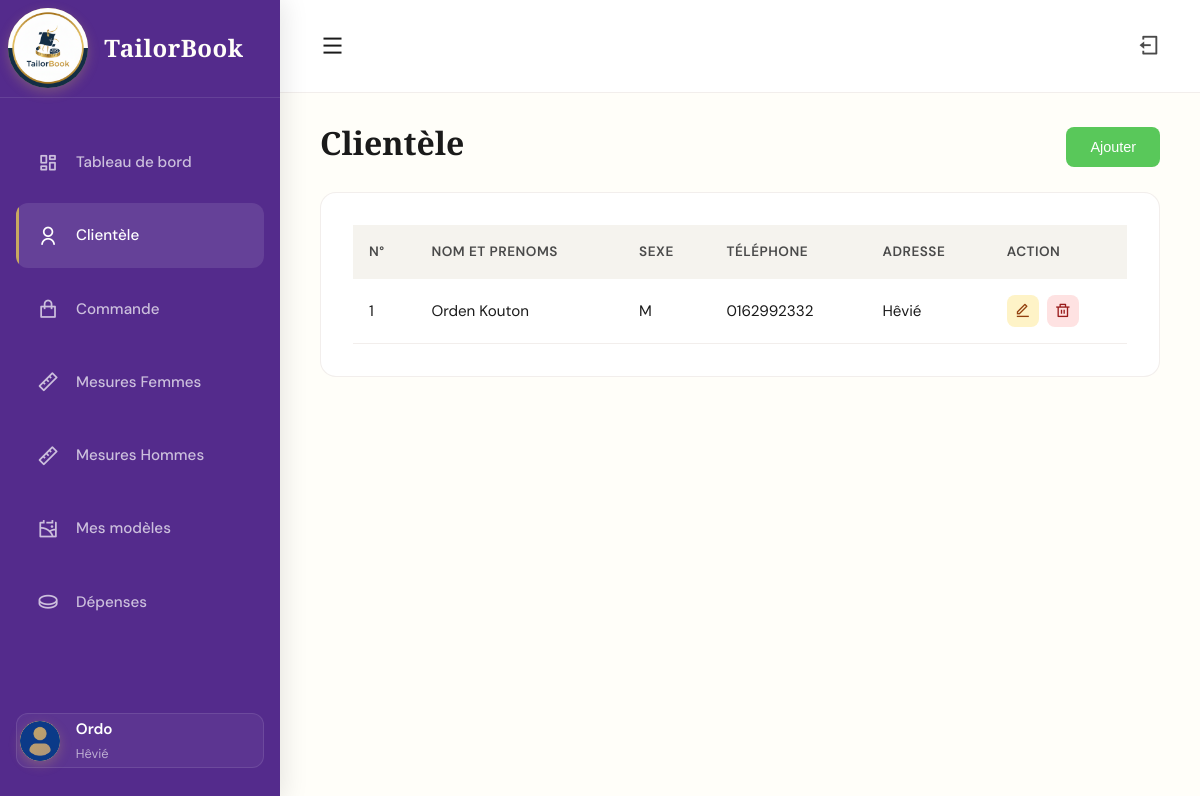
The app's page /clients/ (signed in) with its own data.
### accounts/models.py (models this page shows, shortened)
class CustomUser(AbstractUser):
    username = models.CharField(max_length=150, unique=True)
    email = models.EmailField(blank=True, null=True)
    is_email_verified = models.BooleanField(default=False)
    verification_code = models.CharField(max_length=6, blank=True, null=True)
    objects = CustomUserManager()
    USERNAME_FIELD = 'username'
    REQUIRED_FIELDS = []

class Profile(models.Model):
    user = models.OneToOneField(CustomUser, on_delete=models.CASCADE)
    nom_atelier = models.CharField(max_length=150)
    contact = models.CharField(max_length=20)
    adresse = models.CharField(max_length=100)

### clients/models.py (models this page shows, shortened)
class Client(models.Model):
    SEXE_CHOICES = (
        ('M', 'Masculin'),
        ('F', 'Féminin'),
    )
    atelier = models.ForeignKey(
        settings.AUTH_USER_MODEL,
        on_delete=models.CASCADE,
        related_name="clients"
    )
    nom_prenom = models.CharField(max_length=100)
    sexe = models.CharField(max_length=1, choices=SEXE_CHOICES)
    telephone = models.CharField(max_length=20)
    adresse = models.TextField(blank=True)
    date_creation = models.DateTimeField(auto_now_add=True)

### clients/views.py (the view)
# urls.py: path("", views.client, name="client"),
@login_required
def client(request):
    form = ClientForm(user=request.user)
    client = Client.objects.filter(atelier=request.user).order_by('-id')
    paginator = Paginator(client, 10)
    page = request.GET.get('page')
    try:
        clients = paginator.page(page)
    except PageNotAnInteger:
        clients = paginator.page(1)
    except EmptyPage:
        clients = paginator.page(paginator.num_pages)
    return render(request, 'client.html', {
        "form": form,
        'client': clients
    })

### clients/templates/client.html (shortened to what this page needs)
{% extends "base.html" %}
{% block content %}
    <div class="page-content" style="animation: fadeInUp 0.6s ease;">
        <div style="display: flex; justify-content: space-between; align-items: center; margin-bottom: 1rem; margin-top: -1rem;">
            <div>
                <h2 style="font-family: 'Cormorant Garamond', serif; font-size: 2rem; margin-bottom: 0.5rem;">Clientèle</h2>
            </div>
            <button class="card-action" style="padding: 0.75rem 1.5rem; background-color: #59c85a; color: white;" onclick="openModalAddClient()">
                Ajouter
            </button>
        </div>
        <div class="card">
            <div class="table-container">
                <table>
                    <thead>
                        <tr>
                            <th>N°</th>
                            <th>Nom et Prenoms</th>
                            <th>Sexe</th>
                            <th>Téléphone</th>
                            <th>Adresse</th>
                            <th>Action</th>
                        </tr>
                    </thead>
                    <tbody>
                        {% for c in client %}
                            <tr>
                                <td>{{ forloop.counter }}</td>
                                <td>{{ c.nom_prenom }}</td>
                                <td>{{ c.sexe }}</td>
                                <td>{{ c.telephone }}</td>
                                <td>{{ c.adresse }}</td>
                                <td>
                                    <div class="action-buttons">
                                        <button
                                            class="action-btn btn-edit"
                                            title="Modifier"
                                            onclick="openModalEditClient(
                                                '{{ c.id }}',
                                                '{{ c.nom_prenom|escapejs }}',
                                                '{{ c.sexe|escapejs }}',
                                                '{{ c.telephone|escapejs }}',
                                                '{{ c.adresse|escapejs }}'
                                            )">
                                            <i class="ri-edit-line"></i>
                                        </button>
                                        <button class="action-btn btn-delete" title="Supprimer"  onclick="openModalDeleteClient('{{ c.id }}', '{{ c.nom_prenom|escapejs }}')">
                                            <i class="ri-delete-bin-line"></i>
                                        </button>
                                    </div>
                                </td>
                            </tr>
                        {% empty %}
                        <tr>
                            <td colspan="6" style="text-align: center; color: red; font-style: italic;">Aucun(e) client(e) trouvé(e)
                            </td>
                        </tr>
                        {% endfor %}
                    </tbody>
                </table>
            </div>
        </div>
    </div>
{% endblock %}

### dashboard/templates/base.html (shortened to what this page needs)
{% load form_tags %}
{% load static %}
<!DOCTYPE html>
<html lang="fr">
<head>
    <link rel="stylesheet" href="{% static 'css/dash.css' %}">
    <link rel="stylesheet" href="https://cdnjs.cloudflare.com/ajax/libs/remixicon/4.6.0/remixicon.min.css">
</head>
<body>
    <aside class="sidebar" id="sidebar">
        <div class="logo-section">
            <div class="logo-content" style="padding: 1%; margin: -12%;">
                <img class="logo-icon" src="{% static 'images/logo.png' %}" alt="">
                <span class="logo-text">TailorBook</span>
            </div>
        </div>
        <nav class="nav-menu">
            <div class="nav-item">
                <a href="{% url 'dashboard' %}" class="nav-link {% if request.resolver_match.url_name == 'dashboard' %}active{% endif %}" data-page="dashboard">
                    <i class="ri-dashboard-line nav-icon"></i>
                    <span>Tableau de bord</span>
                </a>
            </div>
            <div class="nav-item">
                <a href="{% url 'client' %}" class="nav-link {% if request.resolver_match.url_name == 'client' %}active{% endif %}" data-page="clients">
                    <i class="ri-user-line nav-icon"></i>
                    <span>Clientèle</span>
                </a>
            </div>
            <div class="nav-item">
                <a href="{% url 'commande' %}" class="nav-link {% if request.resolver_match.url_name == 'commande' %}active{% endif %}" data-page="commandes">
                    <i class="ri-shopping-bag-line nav-icon"></i>
                    <span>Commande</span>
                </a>
            </div>
            <div class="nav-item">
                <a href="{% url 'mesures_femmes' %}" class="nav-link {% if request.resolver_match.url_name == 'mesures_femmes' %}active{% endif %}" data-page="mesures_femmes">
                    <i class="ri-ruler-line nav-icon"></i>
                    <span>Mesures Femmes</span>
                </a>
            </div>
            <div class="nav-item">
                <a href="{% url 'mesures_hommes' %}" class="nav-link {% if request.resolver_match.url_name == 'mesures_hommes' %}active{% endif %}" data-page="mesures_hommes">
                    <i class="ri-ruler-line nav-icon"></i>
                    <span>Mesures Hommes</span>
                </a>
            </div>
            <div class="nav-item">
                <a href="{% url 'modeles' %}" class="nav-link {% if request.resolver_match.url_name == 'modeles' %}active{% endif %}" data-page="modeles">
                    <i class="ri-gallery-line nav-icon"></i>
                    <span>Mes modèles</span>
                </a>
            </div>
            <div class="nav-item">
                <a href="{% url 'depenses' %}" class="nav-link {% if request.resolver_match.url_name == 'depenses' %}active{% endif %}" data-page="depenses">
                    <i class="ri-coin-line nav-icon"></i>
                    <span>Dépenses</span>
                </a>
            </div>
        </nav>
        <div class="user-section" style="padding: 1%;">
            <div class="user-info">
                <div class="user-avatar">
                    <img class="avatar-icon" src="{% static 'images/user.png' %}" alt="">
                </div>
                <div class="user-details">
                    <div class="user-name">{{ request.user.profile.nom_atelier }}</div>
                    <div class="user-role">{{ request.user.profile.adresse }}</div>
                </div>
            </div>
        </div>
    </aside>
    <main class="main-content" id="mainContent">
        <div class="topbar">
            <div class="topbar-left">
                <button class="menu-toggle" id="menuToggle">
                    <i class="ri-menu-line"></i>
                </button>
            </div>
            <div class="topbar-right">
                <button class="notification-btn" onclick="openModalLogout()" title="Déconnexion">
                    <i class="ri-logout-box-line"></i>
                </button>
            </div>
        </div>
        <div class="content" id="content">
            {% block content %}
            {% endblock %}
        </div>
    </main>
</body>
</html>

### records on screen
CustomUser: user.profile.nom_atelier "Ordo", user.profile.adresse "Hêvié"
Client: nom_prenom "Orden Kouton", sexe "M", telephone "0162992332", adresse "Hêvié"
